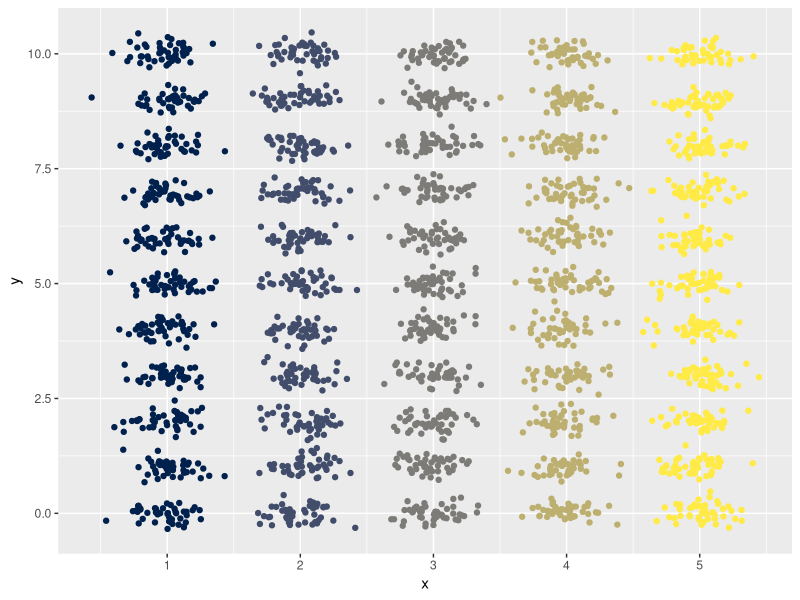
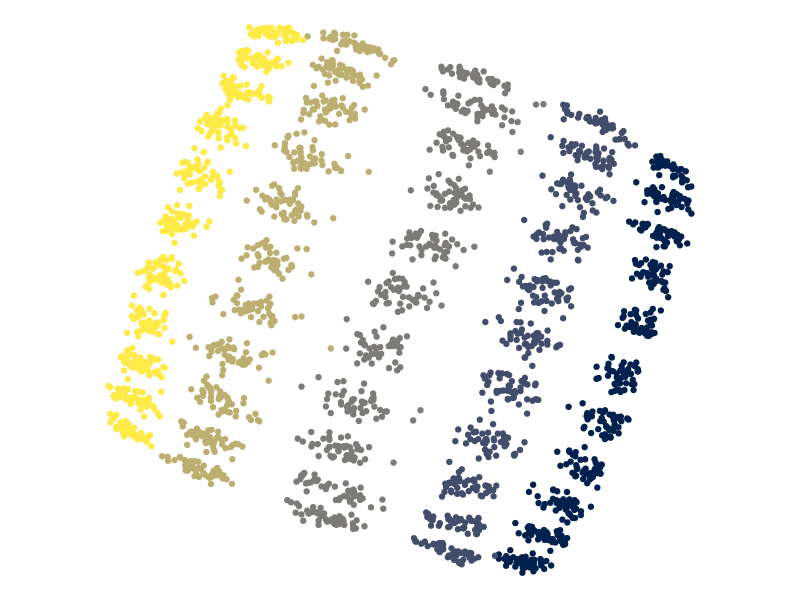
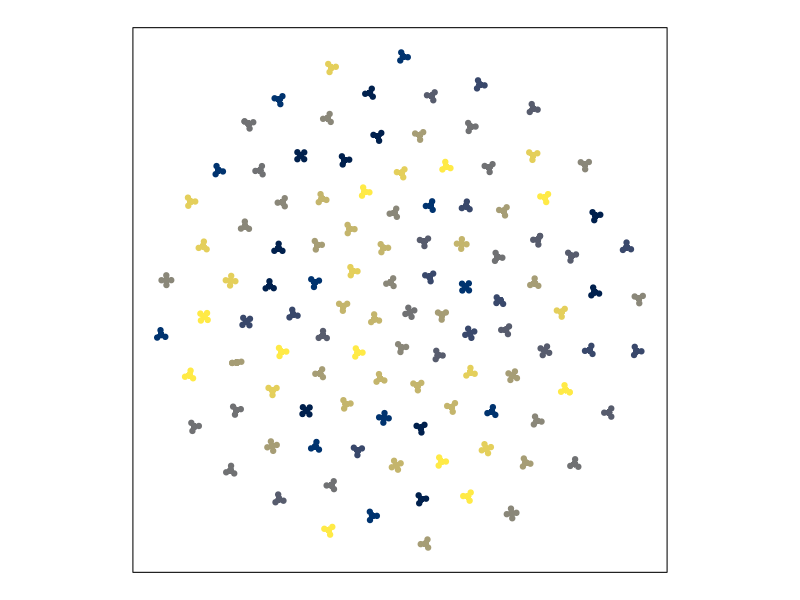
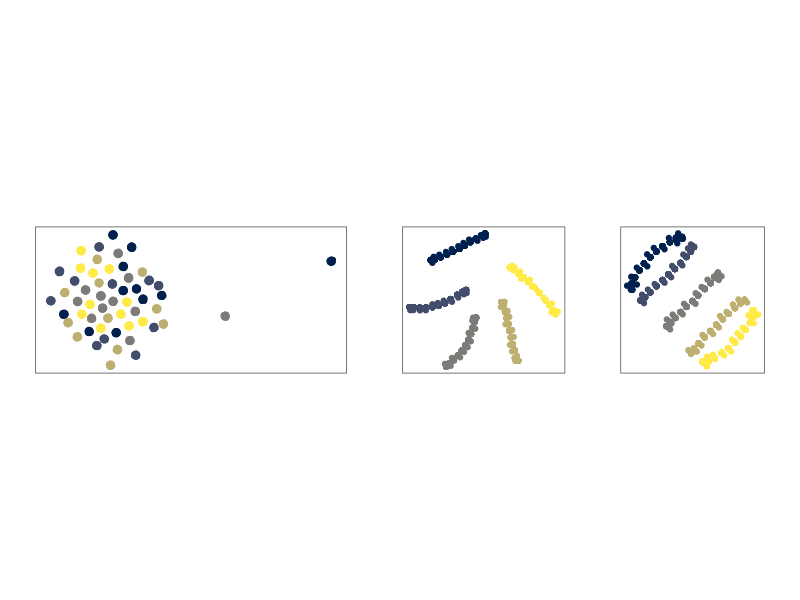
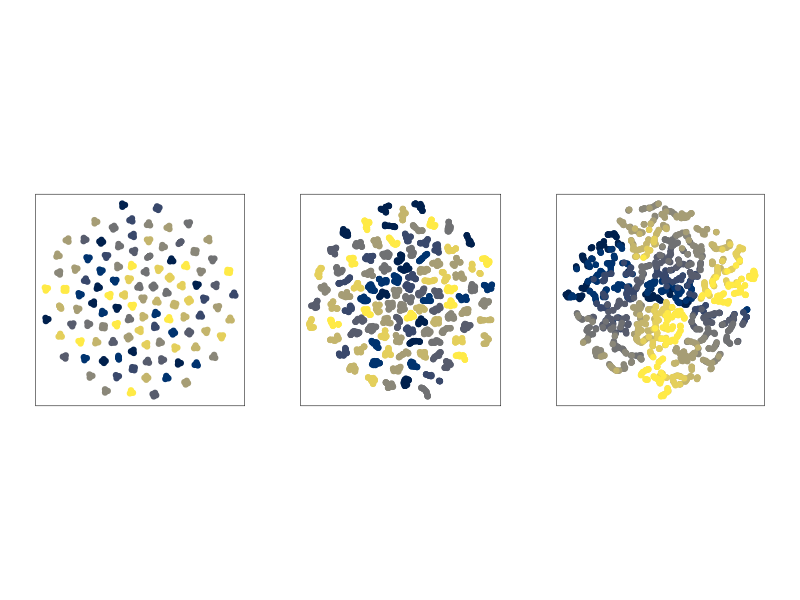
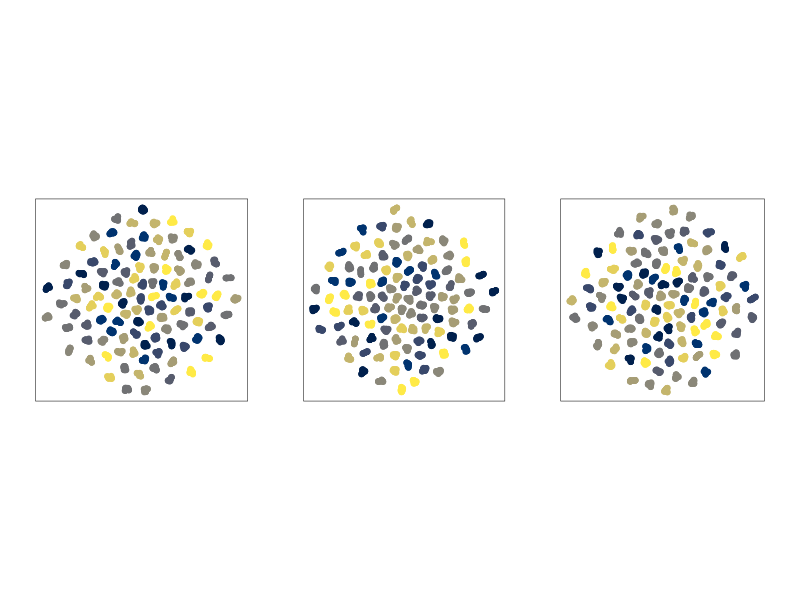

The R source for these figures, in order:
## ---- chunk 1
knitr::opts_chunk$set(echo = TRUE)
## ---- chunk 2
library(tidyverse)
library(ggplot2)
library(viridisLite)
library(viridis)

setup <- function(groups = 5, n = 500, sd = .15) {
  tibble(
    x = rep(1:groups, each = n) + rnorm(groups*n, sd = sd),
    y = rep(seq(from = 0, to = 10, lenght.out = n), groups) +
      rnorm(groups*n, sd = sd),
    group = rep(letters[1:groups], each = n)
  )
}

setup() %>%
  ggplot(aes(x, y, color = group)) +
  geom_point() +
  scale_color_viridis_d(option = "E", guide = "none")
## ---- chunk 3
library(Rtsne)

do_tsne <- function(coords, perplexity = 500) {
  tsne_fit <- coords %>%
    select(x, y) %>%
    scale() %>%
    Rtsne(perplexity = perplexity, max_iter = 500, check_duplicates = FALSE)
  
    tsne_fit$Y %>%
      as.data.frame() %>%
      cbind(select(coords, -x, -y))
}

setup() %>% # data coords init
  do_tsne() %>%
  ggplot(aes(V1, V2, color = group)) +
  geom_point() +
  scale_color_viridis_d(option = "E", guide = "none") +
  coord_fixed() + theme_void()
## ---- chunk 4
make_tsne_plots <- function(groups = 10, n = 200, sd = 0, perplexity = 5) {
  setup(groups = groups, n = n, sd = sd) %>%
    do_tsne(perplexity) %>%
    ggplot(aes(V1, V2, color = group)) +
    geom_point() +
    scale_color_viridis_d(option = "E", guide = "none") +
    coord_fixed() + theme_void() +
    theme(
      plot.margin = margin(20, 20, 20, 20),
      panel.border = element_rect(color = "black", fill = NA)
    )
}

make_tsne_plots(groups = 10, sd = 0)
## ---- chunk 5
library(patchwork)

make_tsne_plots(groups = 5, sd = 0, perplexity = 2) |
  make_tsne_plots(groups = 5, sd = 0, perplexity = 50) |
  make_tsne_plots(groups = 5, sd = 0, perplexity = 150)
## ---- chunk 6
make_tsne_plots(groups = 10, sd = 0) |
  make_tsne_plots(groups = 10, sd = 0.05) |
  make_tsne_plots(groups = 10, sd = 0.5)
## ---- chunk 7
make_tsne_plots(groups = 10, sd = 0.05, perplexity = 10) |
  make_tsne_plots(groups = 10, sd = 0.05, perplexity = 10) |
  make_tsne_plots(groups = 10, sd = 0.05, perplexity = 10)
